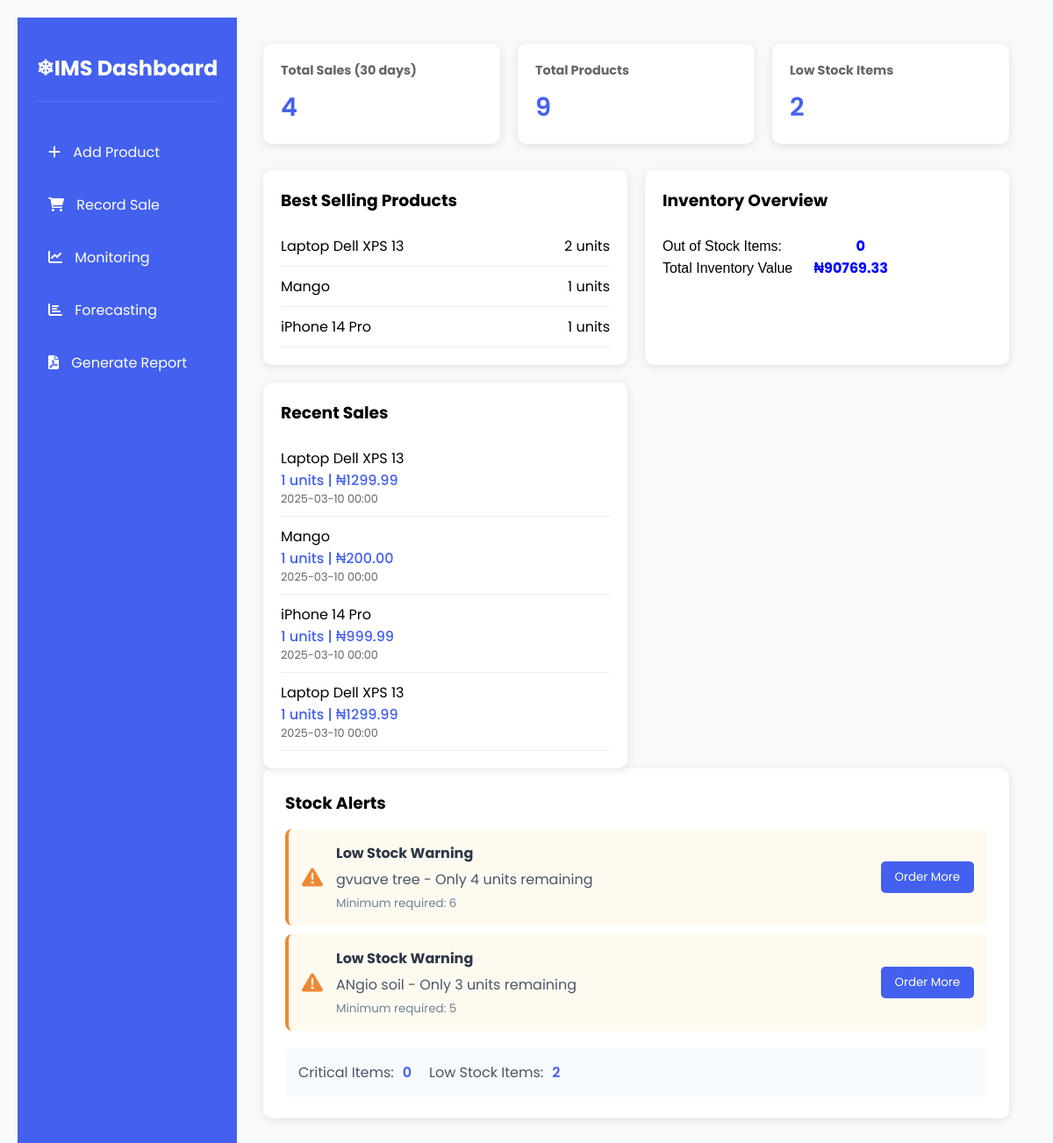
Page /dashboard on the earlier database version.
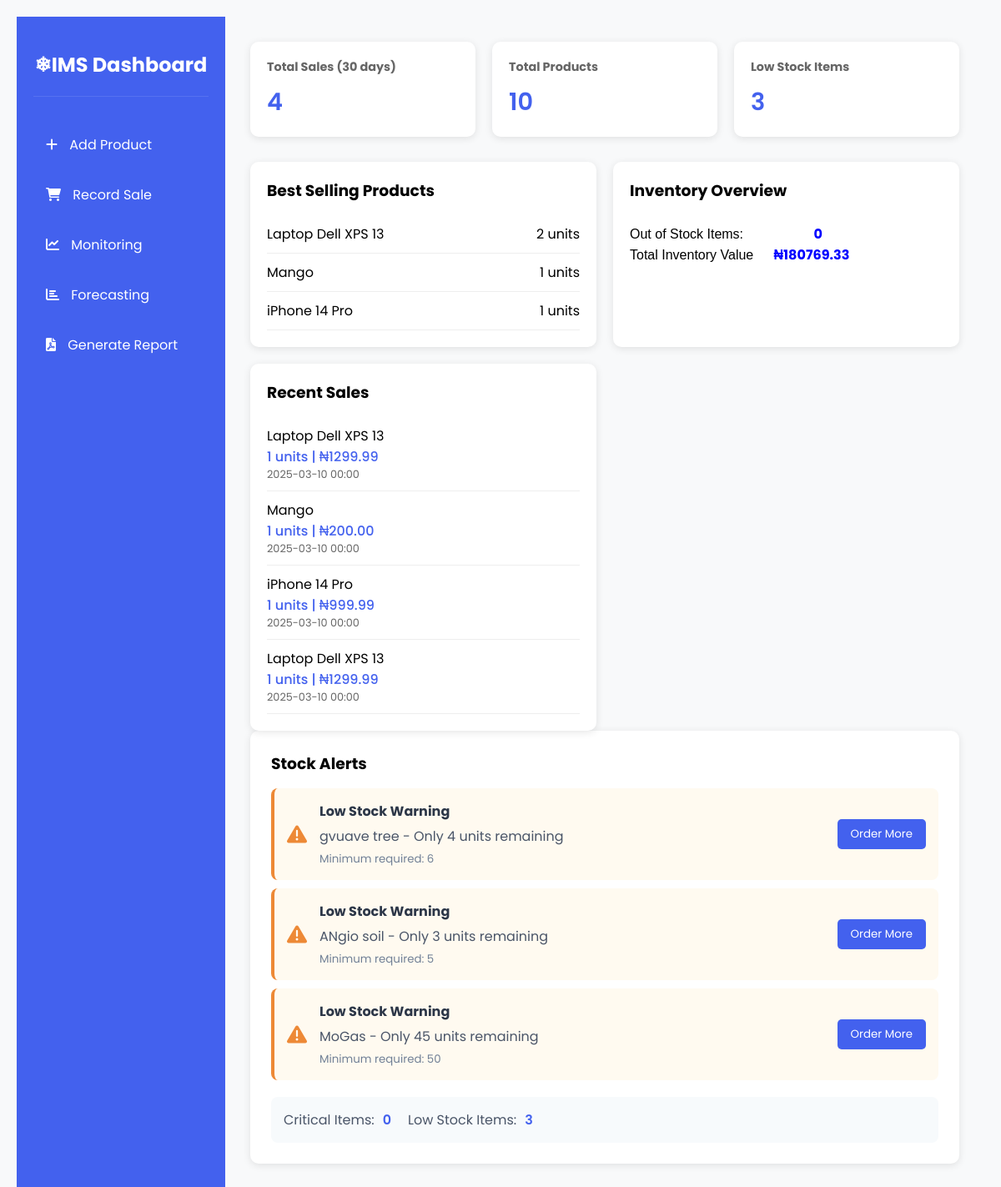
Same page on the later database version.
### app/models/product.py (models this page shows, shortened)
class Product(db.Model):
    id = db.Column(db.Integer, primary_key=True)
    name = db.Column(db.String(100), nullable=False)
    description = db.Column(db.String(500))
    current_stock = db.Column(db.Integer, default=0)
    minimum_stock = db.Column(db.Integer, default=10)
    unit_price = db.Column(db.Float, nullable=False)
    created_at = db.Column(db.DateTime, default=datetime.utcnow)

### app/models/sales.py (models this page shows, shortened)
class Sale(db.Model):
    id = db.Column(db.Integer, primary_key=True)
    product_id = db.Column(db.Integer, db.ForeignKey('product.id'), nullable=False)
    quantity = db.Column(db.Integer, nullable=False)
    customer_name = db.Column(db.String(100))
    sale_date = db.Column(db.Date, nullable=False, default=datetime.utcnow)
    unit_price = db.Column(db.Float, nullable=False)
    total_amount = db.Column(db.Float, nullable=False)
    status = db.Column(db.String(20), default='completed')
    created_at = db.Column(db.DateTime, default=datetime.utcnow)
    product = db.relationship('Product', backref=db.backref('sales', lazy=True))

### app/routes/main.py (the view)
@bp.route('/dashboard')
def dashboard():
    thirty_days_ago = datetime.utcnow() - timedelta(days=30)
    total_sales = db.session.query(func.sum(Sale.quantity)).filter(
        Sale.sale_date >= thirty_days_ago
    ).scalar() or 0
    best_selling_products = db.session.query(
        Product.name,
        func.sum(Sale.quantity).label('total_sold')
    ).join(Sale).group_by(Product.id).order_by(
        func.sum(Sale.quantity).desc()
    ).limit(5).all()
    out_of_stock = Product.query.filter(Product.current_stock == 0).count()
    total_inventory_value = db.session.query(
        func.sum(Product.current_stock * Product.unit_price)
    ).scalar() or 0
    recent_sales = db.session.query(
        Sale, Product
    ).join(Product).order_by(
        Sale.sale_date.desc()
    ).limit(5).all()
    products = Product.query.all()
    low_stock_products = Product.query.filter(
        Product.current_stock <= Product.minimum_stock
    ).all()
    total_revenue = db.session.query(
        func.sum(Sale.quantity * Product.unit_price)
    ).join(Product).scalar() or 0
    sales_trend = db.session.query(
        func.date(Sale.sale_date).label('sale_date'),
        func.sum(Sale.quantity).label('total')
    ).group_by(
        func.date(Sale.sale_date)
    ).order_by(
        func.date(Sale.sale_date)
    ).all()
    sales_data = {
        'labels': [str(sale.sale_date) for sale in sales_trend],
        'values': [float(sale.total) for sale in sales_trend]
    }
    stock_data = {
        'labels': [p.name for p in Product.query.all()],
        'values': [p.current_stock for p in Product.query.all()]
    }
    revenue_data = {
        'labels': [datetime.strptime(str(sale[0]), '%Y-%m-%d').strftime('%Y-%m-%d') for sale in sales_trend],
        'values': [float(sale[1]) for sale in sales_trend]
    }
    top_products = {
        'labels': [product[0] for product in best_selling_products],
        'values': [product[1] for product in best_selling_products]
    }
    return render_template('dashboard.html',
        total_sales=total_sales,
        products=products,
        low_stock_products=low_stock_products,
        total_revenue=total_revenue,
        best_selling_products=best_selling_products,
        out_of_stock=out_of_stock,
        total_inventory_value=total_inventory_value,
        recent_sales=recent_sales,
        sales_data=sales_data,
        stock_data=stock_data,
        revenue_data=revenue_data,
        top_products=top_products
    )

### app/templates/dashboard.html (shortened to what the changed rows need)
<!DOCTYPE html>
<html>
  <head>
    <link
      href="https://cdnjs.cloudflare.com/ajax/libs/font-awesome/6.0.0/css/all.min.css"
      rel="stylesheet"
    />
  </head>
  <body>
    <div class="dashboard-container">
      <div class="sidebar">
        <div class="sidebar-header">
          <h2>❄IMS Dashboard</h2>
        </div>
      </div>
      <div class="main-content">
        <div class="stats-grid">
          <div class="stat-card">
            <h3>Total Products</h3>
            <div class="value">{{ products|length }}</div>
          </div>
          <div class="stat-card">
            <h3>Low Stock Items</h3>
            <div class="value">{{ low_stock_products|length }}</div>
          </div>
        </div>
        <div class="dashboard-grid">
          <div class="dashboard-card">
            <div class="product-list">
              {% for product in best_selling_products %}
              <div class="product-item">
                <span class="product-name">{{ product[0] }}</span>
                <span class="product-sales">{{ product[1] }} units</span>
              </div>
              {% endfor %}
            </div>
          </div>
          <div class="dashboard-card">
            <br />
            <div class="stat-item">
              <span
                class="value"
                style="margin-left: 20px; color: blue; font-weight: bold"
                ><strong
                  >₦{{ "%.2f"|format(total_inventory_value) }}</strong
                ></span
              >
            </div>
          </div>
          <div class="dashboard-card">
            <div class="sales-list">
              {% for sale, product in recent_sales %}
              <div class="sale-item">
                <span class="product-name">{{ product.name }}</span>
                <span class="sale-details">
                  {{ sale.quantity }} units | ₦{{ "%.2f"|format(sale.quantity *
                  product.unit_price) }}
                </span>
                <span class="sale-date"
                  >{{ sale.sale_date.strftime('%Y-%m-%d %H:%M') }}</span
                >
              </div>
              {% endfor %}
            </div>
          </div>
        </div>
        <div class="alerts-section">
          <div class="alerts-container">
            {% for product in products if product.current_stock <=
            product.minimum_stock and product.current_stock > 0 %}
            <div class="alert-item warning">
              <i class="fas fa-warning"></i>
              <div class="alert-content">
                <h4>Low Stock Warning</h4>
                <p>
                  {{ product.name }} - Only {{ product.current_stock }} units
                  remaining
                </p>
                <small>Minimum required: {{ product.minimum_stock }}</small>
              </div>
              <div class="alert-action">
                <button
                  onclick="location.href='{{ url_for('main.add_stock', product_id=product.id) }}'"
                  class="action-btn"
                >
                  Order More
                </button>
              </div>
            </div>
            {% endfor %}
            <div class="stock-summary">
              <div class="summary-item">
                <span class="label">Low Stock Items:</span>
                <span class="value">{{ low_stock_products|length }}</span>
              </div>
            </div>
          </div>
        </div>
      </div>
    </div>
  </body>
</html>

Differences in the rows shown:
added Product: name "MoGas", current_stock "45", minimum_stock "50", shown under "Stock Alerts"
Other differences:
{{ products|length }}: "9" → "10"
{{ low_stock_products|length }}: "2" → "3"
{{ "%.2f"|format(total_inventory_value) }}: "90769.33" → "180769.33"
